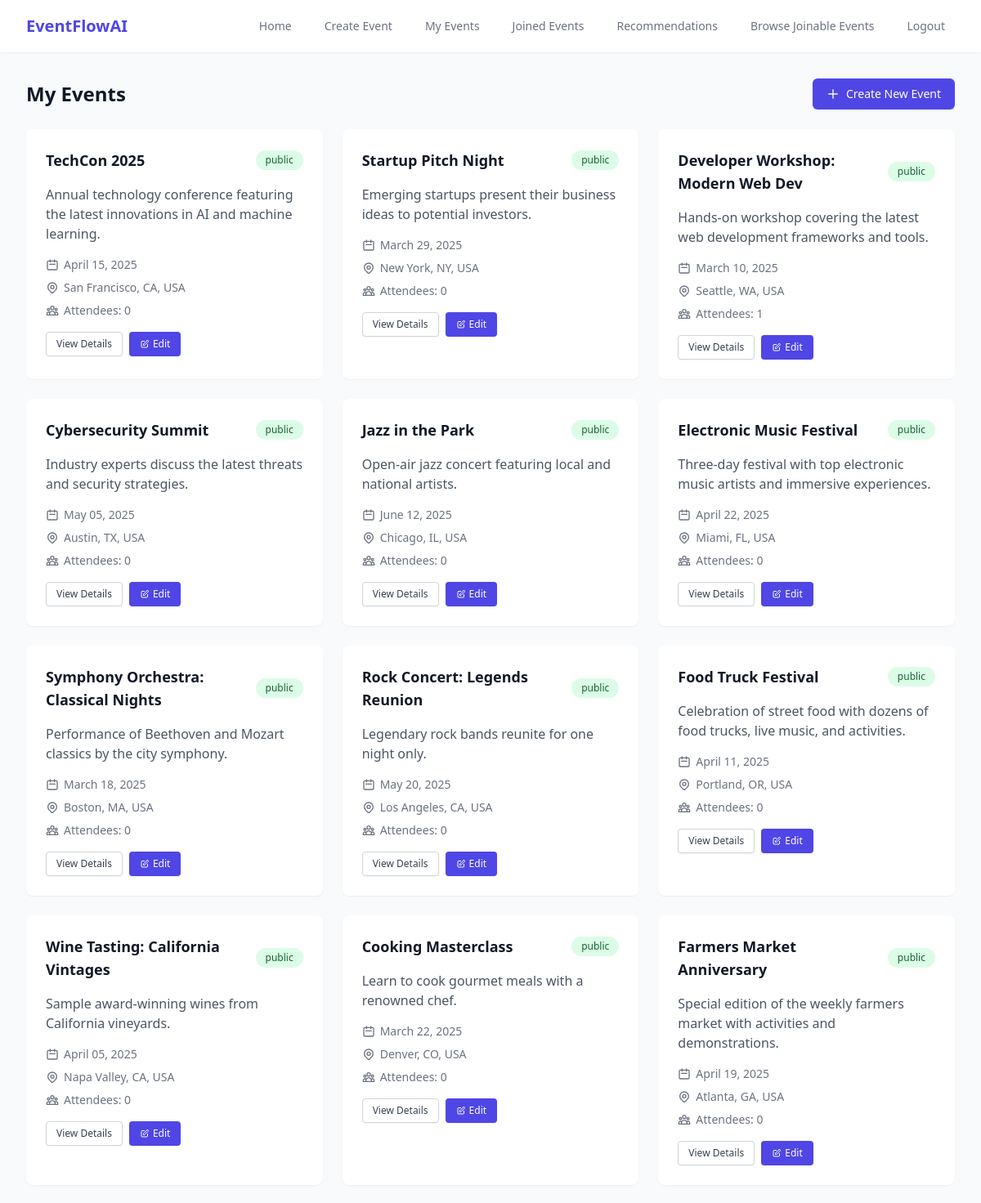
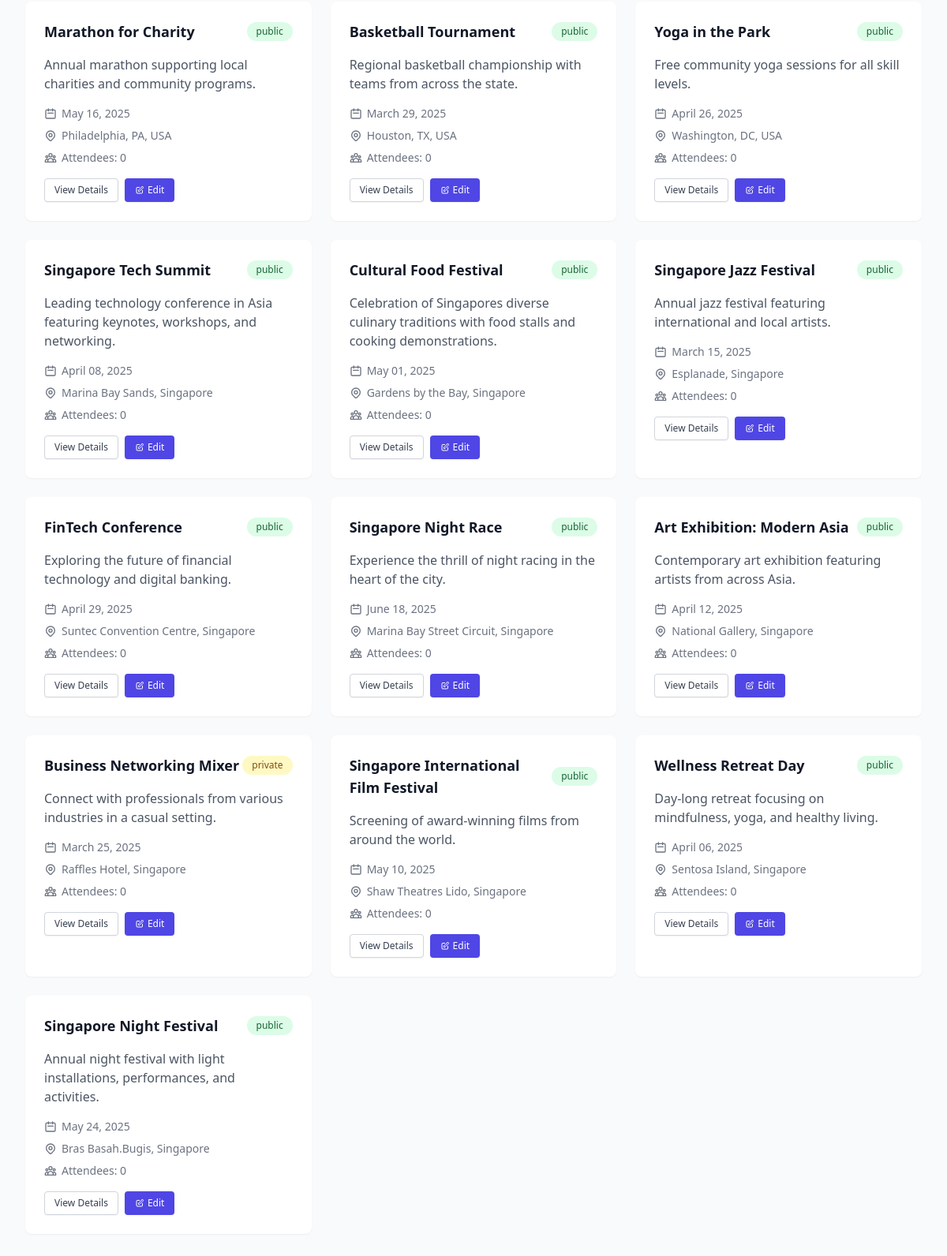
The app's page /my_events (signed in) with its own data (2 pictures, top to bottom).
### app.py (models this page shows)
class Event(db.Model):
    id = db.Column(db.Integer, primary_key=True)
    title = db.Column(db.String(100), nullable=False)
    description = db.Column(db.Text, nullable=True)
    location = db.Column(db.String(100), nullable=False)  # Added location field
    date = db.Column(db.DateTime, nullable=False)
    privacy = db.Column(db.String(20), nullable=False)
    organizer_id = db.Column(db.Integer, db.ForeignKey('user.id'), nullable=False)
    event_popularity = db.Column(db.Float, default=0.5)
    attendees = db.relationship('EventAttendee', backref='event', lazy=True)
    def get_attendee_count(self):
        return EventAttendee.query.filter_by(event_id=self.id).count()

### app.py (the view)
@app.route('/my_events')
@login_required
def my_events():
    events = Event.query.filter_by(organizer_id=current_user.id).all()
    return render_template('my_events.html', events=events)

### app.py (called while the page is built)
@login_manager.user_loader
def load_user(user_id):
    return db.session.get(User, int(user_id))

### templates/my_events.html (shortened to what this page needs)
{% extends "base.html" %}
{% block content %}
<div class="max-w-7xl mx-auto">
    <div class="flex justify-between items-center mb-6">
        <h2 class="text-2xl font-bold text-gray-900">My Events</h2>
        <a href="{{ url_for('create_event') }}"
           class="inline-flex items-center px-4 py-2 border border-transparent rounded-md shadow-sm text-sm font-medium text-white bg-indigo-600 hover:bg-indigo-700 focus:outline-none focus:ring-2 focus:ring-offset-2 focus:ring-indigo-500">
            <svg class="mr-2 h-4 w-4" fill="none" stroke="currentColor" viewBox="0 0 24 24">
                <path stroke-linecap="round" stroke-linejoin="round" stroke-width="2" d="M12 4v16m8-8H4"/>
            </svg>
            Create New Event
        </a>
    </div>
    {% if events %}
    <div class="grid grid-cols-1 md:grid-cols-2 lg:grid-cols-3 gap-6">
        {% for event in events %}
        <div class="bg-white rounded-lg shadow-sm hover:shadow-md transition-shadow duration-200">
            <div class="p-6">
                <div class="flex items-center justify-between mb-4">
                    <h3 class="text-lg font-semibold text-gray-900">{{ event.title }}</h3>
                    <span class="px-3 py-1 text-xs font-medium rounded-full
                        {% if event.privacy == 'public' %}
                            bg-green-100 text-green-800
                        {% else %}
                            bg-yellow-100 text-yellow-800
                        {% endif %}">
                        {{ event.privacy }}
                    </span>
                </div>
                <p class="text-gray-600 mb-4 line-clamp-3">{{ event.description }}</p>
                <div class="grid grid-cols-1 gap-2 text-sm text-gray-500 mb-4">
                    <div class="flex items-center">
                        <svg class="mr-1.5 h-4 w-4" fill="none" stroke="currentColor" viewBox="0 0 24 24">
                            <path stroke-linecap="round" stroke-linejoin="round" stroke-width="2"
                                d="M8 7V3m8 4V3m-9 8h10M5 21h14a2 2 0 002-2V7a2 2 0 00-2-2H5a2 2 0 00-2 2v12a2 2 0 002 2z"/>
                        </svg>
                        {{ event.date.strftime('%B %d, %Y') }}
                    </div>
                    <div class="flex items-center">
                        {{ event.location }}
                    </div>
                    <div class="flex items-center">
                        Attendees: {{ event.get_attendee_count() }}
                    </div>
                </div>
                <div class="flex space-x-2 mt-4">
                    <a href="{{ url_for('event_details', event_id=event.id) }}"
                       class="inline-flex items-center px-3 py-1.5 border border-gray-300 shadow-sm text-xs font-medium rounded text-gray-700 bg-white hover:bg-gray-50 focus:outline-none focus:ring-2 focus:ring-offset-2 focus:ring-indigo-500">
                        View Details
                    </a>
                    <a href="{{ url_for('edit_event', event_id=event.id) }}"
                       class="inline-flex items-center px-3 py-1.5 border border-transparent shadow-sm text-xs font-medium rounded text-white bg-indigo-600 hover:bg-indigo-700 focus:outline-none focus:ring-2 focus:ring-offset-2 focus:ring-indigo-500">
                        <svg class="mr-1 h-3 w-3" fill="none" stroke="currentColor" viewBox="0 0 24 24">
                            <path stroke-linecap="round" stroke-linejoin="round" stroke-width="2"
                                  d="M11 5H6a2 2 0 00-2 2v11a2 2 0 002 2h11a2 2 0 002-2v-5m-1.414-9.414a2 2 0 112.828 2.828L11.828 15H9v-2.828l8.586-8.586z"/>
                        </svg>
                        Edit
                    </a>
                </div>
            </div>
        </div>
        {% endfor %}
    </div>
    {% endif %}
</div>
{% endblock %}

### records on screen
Event: title "TechCon 2025", privacy "public", description "Annual technology conference featuring the latest innovations in AI and machine learning.", date "April 15, 2025", location "San Francisco, CA, USA", get_attendee_count "0"
Event: title "Startup Pitch Night", privacy "public", description "Emerging startups present their business ideas to potential investors.", date "March 29, 2025", location "New York, NY, USA", get_attendee_count "0"
Event: title "Developer Workshop: Modern Web Dev", privacy "public", description "Hands-on workshop covering the latest web development frameworks and tools.", date "March 10, 2025", location "Seattle, WA, USA", get_attendee_count "1"
Event: title "Cybersecurity Summit", privacy "public", description "Industry experts discuss the latest threats and security strategies.", date "May 05, 2025", location "Austin, TX, USA", get_attendee_count "0"
Event: title "Jazz in the Park", privacy "public", description "Open-air jazz concert featuring local and national artists.", date "June 12, 2025", location "Chicago, IL, USA", get_attendee_count "0"
Event: title "Electronic Music Festival", privacy "public", description "Three-day festival with top electronic music artists and immersive experiences.", date "April 22, 2025", location "Miami, FL, USA", get_attendee_count "0"
Event: title "Symphony Orchestra: Classical Nights", privacy "public", description "Performance of Beethoven and Mozart classics by the city symphony.", date "March 18, 2025", location "Boston, MA, USA", get_attendee_count "0"
Event: title "Rock Concert: Legends Reunion", privacy "public", description "Legendary rock bands reunite for one night only.", date "May 20, 2025", location "Los Angeles, CA, USA", get_attendee_count "0"
Event: title "Food Truck Festival", privacy "public", description "Celebration of street food with dozens of food trucks, live music, and activities.", date "April 11, 2025", location "Portland, OR, USA", get_attendee_count "0"
Event: title "Wine Tasting: California Vintages", privacy "public", description "Sample award-winning wines from California vineyards.", date "April 05, 2025", location "Napa Valley, CA, USA", get_attendee_count "0"
Event: title "Cooking Masterclass", privacy "public", description "Learn to cook gourmet meals with a renowned chef.", date "March 22, 2025", location "Denver, CO, USA", get_attendee_count "0"
Event: title "Farmers Market Anniversary", privacy "public", description "Special edition of the weekly farmers market with activities and demonstrations.", date "April 19, 2025", location "Atlanta, GA, USA", get_attendee_count "0"
Event: title "Marathon for Charity", privacy "public", description "Annual marathon supporting local charities and community programs.", date "May 16, 2025", location "Philadelphia, PA, USA", get_attendee_count "0"
Event: title "Basketball Tournament", privacy "public", description "Regional basketball championship with teams from across the state.", date "March 29, 2025", location "Houston, TX, USA", get_attendee_count "0"
Event: title "Yoga in the Park", privacy "public", description "Free community yoga sessions for all skill levels.", date "April 26, 2025", location "Washington, DC, USA", get_attendee_count "0"
Event: title "Singapore Tech Summit", privacy "public", description "Leading technology conference in Asia featuring keynotes, workshops, and networking.", date "April 08, 2025", location "Marina Bay Sands, Singapore", get_attendee_count "0"
Event: title "Cultural Food Festival", privacy "public", description "Celebration of Singapores diverse culinary traditions with food stalls and cooking demonstrations.", date "May 01, 2025", location "Gardens by the Bay, Singapore", get_attendee_count "0"
Event: title "Singapore Jazz Festival", privacy "public", description "Annual jazz festival featuring international and local artists.", date "March 15, 2025", location "Esplanade, Singapore", get_attendee_count "0"
Event: title "FinTech Conference", privacy "public", description "Exploring the future of financial technology and digital banking.", date "April 29, 2025", location "Suntec Convention Centre, Singapore", get_attendee_count "0"
Event: title "Singapore Night Race", privacy "public", description "Experience the thrill of night racing in the heart of the city.", date "June 18, 2025", location "Marina Bay Street Circuit, Singapore", get_attendee_count "0"
Event: title "Art Exhibition: Modern Asia", privacy "public", description "Contemporary art exhibition featuring artists from across Asia.", date "April 12, 2025", location "National Gallery, Singapore", get_attendee_count "0"
Event: title "Business Networking Mixer", privacy "private", description "Connect with professionals from various industries in a casual setting.", date "March 25, 2025", location "Raffles Hotel, Singapore", get_attendee_count "0"
Event: title "Singapore International Film Festival", privacy "public", description "Screening of award-winning films from around the world.", date "May 10, 2025", location "Shaw Theatres Lido, Singapore", get_attendee_count "0"
Event: title "Wellness Retreat Day", privacy "public", description "Day-long retreat focusing on mindfulness, yoga, and healthy living.", date "April 06, 2025", location "Sentosa Island, Singapore", get_attendee_count "0"
Event: title "Singapore Night Festival", privacy "public", description "Annual night festival with light installations, performances, and activities.", date "May 24, 2025", location "Bras Basah.Bugis, Singapore", get_attendee_count "0"
